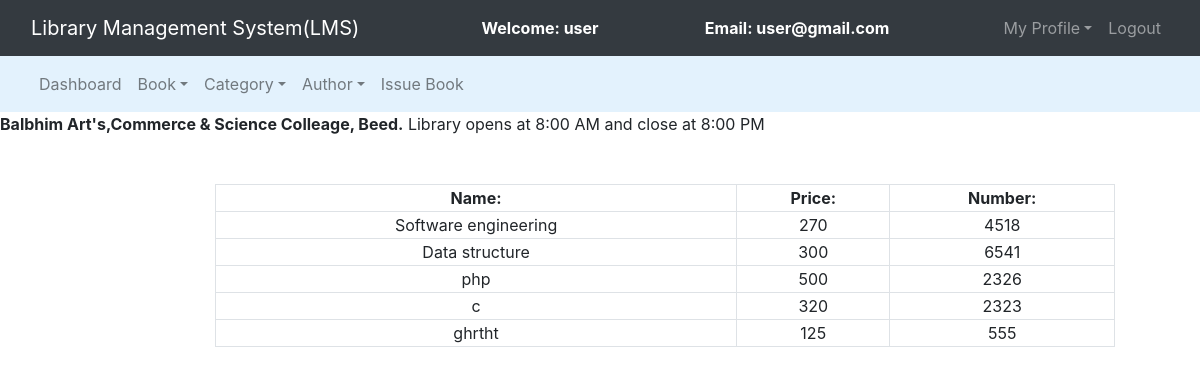
The page /admin/regbooks.php (signed in) on the database its author committed.
### tables this page shows
CREATE TABLE `books` (
  `book_id` int(11) NOT NULL,
  `book_name` varchar(250) NOT NULL,
  `author_id` int(11) NOT NULL,
  `cat_id` int(11) NOT NULL,
  `book_no` int(11) NOT NULL,
  `book_price` int(11) NOT NULL
);

### admin/regbooks.php (the view, shortened to what this page needs)
<?php
	require('functions.php');
	$query = "select books.book_name,books.book_no,books.book_price,authors.author_name from books left join authors on books.author_id = authors.author_id";
?>
<!DOCTYPE html>
<html>
<head>
	<link rel="stylesheet" type="text/css" href="../bootstrap-4.4.1/css/bootstrap.min.css">
</head>
<body>
	<nav class="navbar navbar-expand-lg navbar-dark bg-dark">
		<div class="container-fluid">
			<div class="navbar-header">
				<a class="navbar-brand" href="index.php">Library Management System(LMS)</a>
			</div>
			<font style="color: white"><span><strong>Welcome: <?php echo $_SESSION['name'];?></strong></span></font>
			<font style="color: white"><span><strong>Email: <?php echo $_SESSION['email'];?></strong></span></font>
			<ul class="nav navbar-nav navbar-right">
				<li class="nav-item dropdown">
					<a class="nav-link dropdown-toggle" data-toggle="dropdown">My Profile</a>
				</li>
				<li class="nav-item"><a class="nav-link" href="../logout.php">Logout</a></li>
			</ul>
		</div>
	</nav>
<nav class="navbar navbar-expand-lg navbar-light" style="background-color: #e3f2fd">
	<div class="container-fluid">
		<ul class="nav navbar-nav navbar-center">
			<li class="nav-item">
				<a href="admin_dashboard.php" class="nav-link">Dashboard</a>
			</li>
			<li class="nav-item dropdown">
				<a class="nav-link dropdown-toggle" data-toggle="dropdown">Book</a>
			</li>
			<li class="nav-item dropdown">
				<a class="nav-link dropdown-toggle" data-toggle="dropdown">Category</a>
			</li>
			<li class="nav-item dropdown">
				<a class="nav-link dropdown-toggle" data-toggle="dropdown">Author</a>
			</li>
			<li class="nav-item">
				<a href="issue_book.php" class="nav-link">Issue Book</a>
			</li>
		</ul>
	</div>
</nav>
<span><marquee><b>Balbhim Art's,Commerce & Science Colleage, Beed.</b> Library opens at 8:00 AM and close at 8:00 PM</marquee></span><br><br>
<div class="container-fluid">
	<div class="row">
	<div class="col-md-2"></div>
	<div class="col-md-8">
		<form>
			<table class="table-bordered" width="900px" style="text-align: center">
				<tr>
					<th>Name:</th>
					<th>Price:</th>
					<th>Number:</th>
				</tr>
				<?php
					$query_run = mysqli_query($connection,$query);
					while($row = mysqli_fetch_assoc($query_run)){
						$book_name = $row['book_name'];
						$price = $row['book_price'];
						$book_no = $row['book_no'];
				?>
						<tr>
							<td><?php echo $book_name;?></td>
							<td><?php echo $price;?></td>
							<td><?php echo $book_no;?></td>
						</tr>
						<?php
					}
				?>
			</table>
		</form>
	</div>
	<div class="col-md-2"></div>
</div>
</body>
</html>

### rows shown on the page
books: book_name "Software engineering", book_price "270", book_no "4518"
books: book_name "Data structure", book_price "300", book_no "6541"
books: book_name "php", book_price "500", book_no "2326"
books: book_name "c", book_price "320", book_no "2323"
books: book_name "ghrtht", book_price "125", book_no "555"

### other values the page prints
$_SESSION['name'] "user"
$_SESSION['email'] "user@gmail.com"
